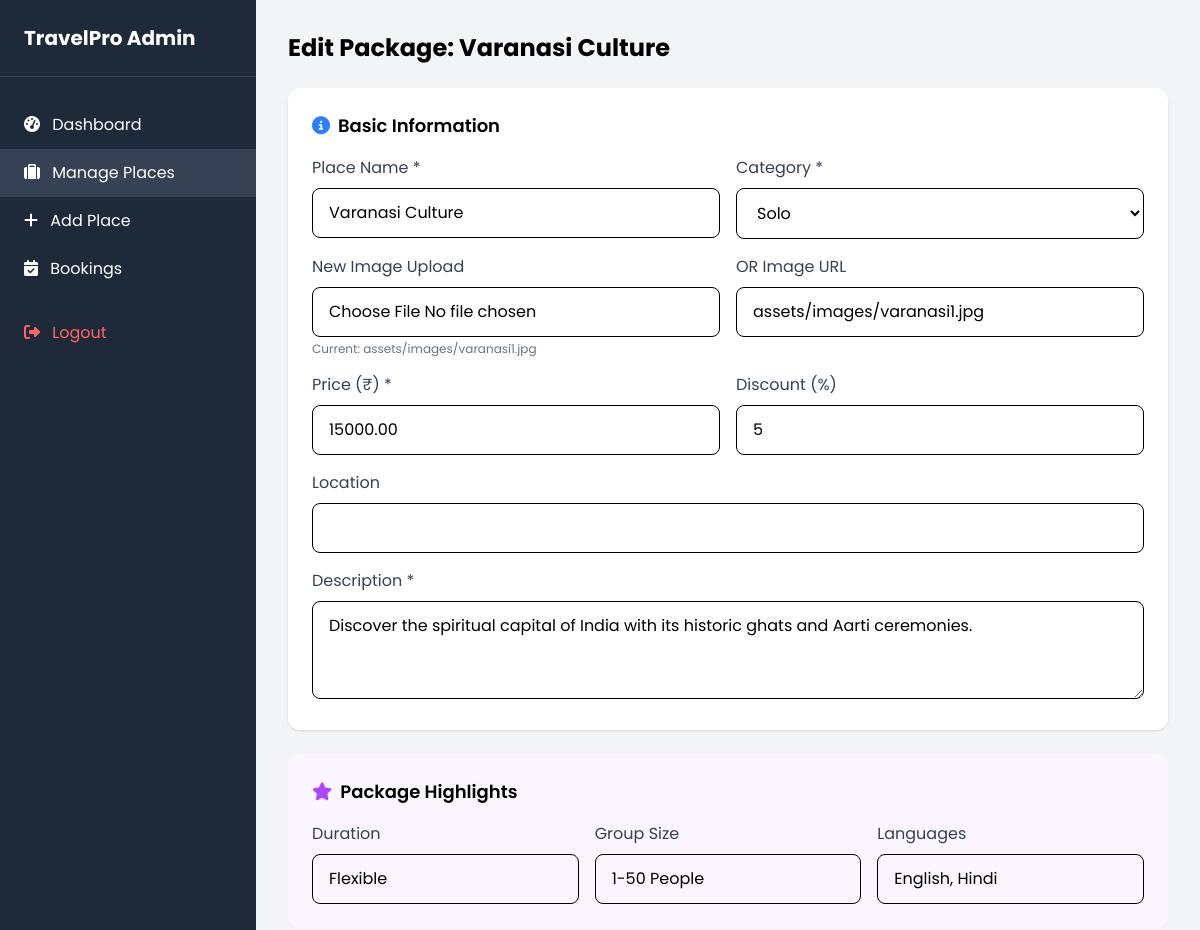
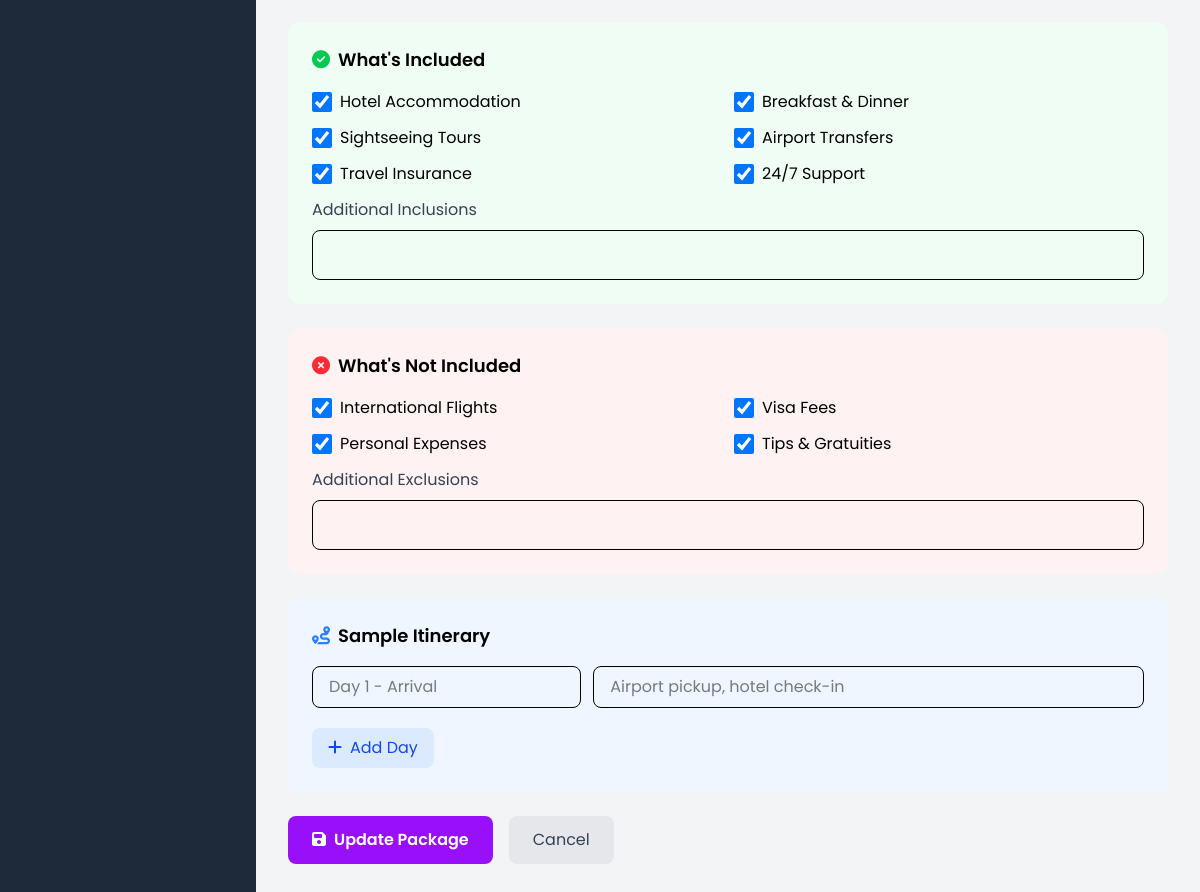
The app's page /admin/edit_place.php?id=3 (signed in) with its own data (2 pictures, top to bottom).
### tables this page shows
CREATE TABLE places (
    id INT AUTO_INCREMENT PRIMARY KEY,
    name VARCHAR(255) NOT NULL,
    image_path VARCHAR(255) NOT NULL,
    image2_path VARCHAR(255) NULL,
    image3_path VARCHAR(255) NULL,
    price DECIMAL(10, 2) NOT NULL,
    category VARCHAR(50) DEFAULT 'General',
    discount_percent INT DEFAULT 0,
    description TEXT NOT NULL,
    location VARCHAR(255),
     
    duration VARCHAR(100) DEFAULT 'Flexible',
    group_size VARCHAR(100) DEFAULT '1-50 People',
    languages VARCHAR(100) DEFAULT 'English, Hindi',
     
    inc_hotel TINYINT(1) DEFAULT 1,
    inc_meals TINYINT(1) DEFAULT 1,
    inc_tours TINYINT(1) DEFAULT 1,
    inc_transfers TINYINT(1) DEFAULT 1,
    inc_insurance TINYINT(1) DEFAULT 1,
    inc_support TINYINT(1) DEFAULT 1,
    inc_custom TEXT,
     
    exc_flights TINYINT(1) DEFAULT 1,
    exc_visa TINYINT(1) DEFAULT 1,
    exc_personal TINYINT(1) DEFAULT 1,
    exc_tips TINYINT(1) DEFAULT 1,
    exc_custom TEXT,
     
    itinerary TEXT,
    created_at TIMESTAMP DEFAULT CURRENT_TIMESTAMP
);

### admin/edit_place.php (the view, shortened to what this page needs)
<?php
include '../config/db.php';
$id = $_GET['id'] ?? null;
$sql = "SELECT * FROM places WHERE id = ?";
$stmt = $conn->prepare($sql);
$stmt->bind_param("i", $id);
$stmt->execute();
$result = $stmt->get_result();
$place = $result->fetch_assoc();
$itinerary = json_decode($place['itinerary'] ?? '[]', true) ?: [];
?>
<!DOCTYPE html>
<html lang="en">
<head>
    <script src="https://cdn.jsdelivr.net/npm/@tailwindcss/browser@4"></script>
    <link rel="stylesheet" href="https://cdnjs.cloudflare.com/ajax/libs/font-awesome/6.4.0/css/all.min.css">
    <link rel="stylesheet" href="../assets/css/style.css">
</head>
<body class="bg-gray-100">
    <div class="flex min-h-screen">
        <aside class="w-64 bg-gray-800 text-white fixed h-full">
            <div class="p-6 border-b border-gray-700">
                <h1 class="text-xl font-bold">TravelPro Admin</h1>
            </div>
            <nav class="mt-6">
                <a href="dashboard.php" class="block px-6 py-3 hover:bg-gray-700"><i class="fas fa-tachometer-alt mr-2"></i> Dashboard</a>
                <a href="manage_places.php" class="block px-6 py-3 bg-gray-700"><i class="fas fa-suitcase mr-2"></i> Manage Places</a>
                <a href="add_place.php" class="block px-6 py-3 hover:bg-gray-700"><i class="fas fa-plus mr-2"></i> Add Place</a>
                <a href="manage_bookings.php" class="block px-6 py-3 hover:bg-gray-700"><i class="fas fa-calendar-check mr-2"></i> Bookings</a>
                <a href="logout.php" class="block px-6 py-3 text-red-400 hover:bg-gray-700 mt-4"><i class="fas fa-sign-out-alt mr-2"></i> Logout</a>
            </nav>
        </aside>
        <div class="ml-64 flex-1 p-8">
            <h1 class="text-2xl font-bold mb-6">Edit Package: <?php echo htmlspecialchars($place['name']); ?></h1>
            <form method="POST" enctype="multipart/form-data" class="max-w-4xl">
                <div class="bg-white p-6 rounded-xl shadow mb-6">
                    <h3 class="text-lg font-semibold mb-4"><i class="fas fa-info-circle mr-2 text-blue-500"></i>Basic Information</h3>
                    <div class="grid md:grid-cols-2 gap-4">
                        <div>
                            <label class="block text-gray-700 mb-2">Place Name *</label>
                            <input type="text" name="name" value="<?php echo htmlspecialchars($place['name']); ?>" class="w-full px-4 py-3 border rounded-lg" required>
                        </div>
                        <div>
                            <label class="block text-gray-700 mb-2">Category *</label>
                            <select name="category" class="w-full px-4 py-3 border rounded-lg">
                                <option value="Solo" <?php echo $place['category'] == 'Solo' ? 'selected' : ''; ?>>Solo</option>
                            </select>
                        </div>
                        <div>
                            <label class="block text-gray-700 mb-2">New Image Upload</label>
                            <input type="file" name="image" class="w-full px-4 py-3 border rounded-lg">
                            <p class="text-xs text-gray-500 mt-1">Current: <?php echo htmlspecialchars($place['image_path']); ?></p>
                        </div>
                        <div>
                            <label class="block text-gray-700 mb-2">OR Image URL</label>
                            <input type="url" name="image_url" value="<?php echo htmlspecialchars($place['image_path']); ?>" class="w-full px-4 py-3 border rounded-lg">
                        </div>
                        <div>
                            <label class="block text-gray-700 mb-2">Price (₹) *</label>
                            <input type="number" name="price" value="<?php echo $place['price']; ?>" class="w-full px-4 py-3 border rounded-lg" required>
                        </div>
                        <div>
                            <label class="block text-gray-700 mb-2">Discount (%)</label>
                            <input type="number" name="discount" value="<?php echo $place['discount_percent']; ?>" class="w-full px-4 py-3 border rounded-lg" min="0" max="100">
                        </div>
                        <div class="md:col-span-2">
                            <label class="block text-gray-700 mb-2">Location</label>
                            <input type="text" name="location" value="<?php echo htmlspecialchars($place['location'] ?? ''); ?>" class="w-full px-4 py-3 border rounded-lg">
                        </div>
                        <div class="md:col-span-2">
                            <label class="block text-gray-700 mb-2">Description *</label>
                            <textarea name="description" rows="3" class="w-full px-4 py-3 border rounded-lg" required><?php echo htmlspecialchars($place['description']); ?></textarea>
                        </div>
                    </div>
                </div>
                <div class="bg-purple-50 p-6 rounded-xl mb-6">
                    <h3 class="text-lg font-semibold mb-4"><i class="fas fa-star mr-2 text-purple-500"></i>Package Highlights</h3>
                    <div class="grid md:grid-cols-3 gap-4">
                        <div>
                            <label class="block text-gray-700 mb-2">Duration</label>
                            <input type="text" name="duration" value="<?php echo htmlspecialchars($place['duration'] ?? ''); ?>" class="w-full px-4 py-3 border rounded-lg">
                        </div>
                        <div>
                            <label class="block text-gray-700 mb-2">Group Size</label>
                            <input type="text" name="group_size" value="<?php echo htmlspecialchars($place['group_size'] ?? ''); ?>" class="w-full px-4 py-3 border rounded-lg">
                        </div>
                        <div>
                            <label class="block text-gray-700 mb-2">Languages</label>
                            <input type="text" name="languages" value="<?php echo htmlspecialchars($place['languages'] ?? ''); ?>" class="w-full px-4 py-3 border rounded-lg">
                        </div>
                    </div>
                </div>
                <div class="bg-green-50 p-6 rounded-xl mb-6">
                    <h3 class="text-lg font-semibold mb-4"><i class="fas fa-check-circle mr-2 text-green-500"></i>What's Included</h3>
                    <div class="grid md:grid-cols-2 gap-3">
                        <label class="flex items-center gap-2 cursor-pointer">
                            <input type="checkbox" name="inc_hotel" class="w-5 h-5" <?php echo $place['inc_hotel'] ? 'checked' : ''; ?>> Hotel Accommodation
                        </label>
                        <label class="flex items-center gap-2 cursor-pointer">
                            <input type="checkbox" name="inc_meals" class="w-5 h-5" <?php echo $place['inc_meals'] ? 'checked' : ''; ?>> Breakfast & Dinner
                        </label>
                        <label class="flex items-center gap-2 cursor-pointer">
                            <input type="checkbox" name="inc_tours" class="w-5 h-5" <?php echo $place['inc_tours'] ? 'checked' : ''; ?>> Sightseeing Tours
                        </label>
                        <label class="flex items-center gap-2 cursor-pointer">
                            <input type="checkbox" name="inc_transfers" class="w-5 h-5" <?php echo $place['inc_transfers'] ? 'checked' : ''; ?>> Airport Transfers
                        </label>
                        <label class="flex items-center gap-2 cursor-pointer">
                            <input type="checkbox" name="inc_insurance" class="w-5 h-5" <?php echo $place['inc_insurance'] ? 'checked' : ''; ?>> Travel Insurance
                        </label>
                        <label class="flex items-center gap-2 cursor-pointer">
                            <input type="checkbox" name="inc_support" class="w-5 h-5" <?php echo $place['inc_support'] ? 'checked' : ''; ?>> 24/7 Support
                        </label>
                    </div>
                    <div class="mt-3">
                        <label class="block text-gray-700 mb-2">Additional Inclusions</label>
                        <input type="text" name="inc_custom" value="<?php echo htmlspecialchars($place['inc_custom'] ?? ''); ?>" class="w-full px-4 py-3 border rounded-lg">
                    </div>
                </div>
                <div class="bg-red-50 p-6 rounded-xl mb-6">
                    <h3 class="text-lg font-semibold mb-4"><i class="fas fa-times-circle mr-2 text-red-500"></i>What's Not Included</h3>
                    <div class="grid md:grid-cols-2 gap-3">
                        <label class="flex items-center gap-2 cursor-pointer">
                            <input type="checkbox" name="exc_flights" class="w-5 h-5" <?php echo $place['exc_flights'] ? 'checked' : ''; ?>> International Flights
                        </label>
                        <label class="flex items-center gap-2 cursor-pointer">
                            <input type="checkbox" name="exc_visa" class="w-5 h-5" <?php echo $place['exc_visa'] ? 'checked' : ''; ?>> Visa Fees
                        </label>
                        <label class="flex items-center gap-2 cursor-pointer">
                            <input type="checkbox" name="exc_personal" class="w-5 h-5" <?php echo $place['exc_personal'] ? 'checked' : ''; ?>> Personal Expenses
                        </label>
                        <label class="flex items-center gap-2 cursor-pointer">
                            <input type="checkbox" name="exc_tips" class="w-5 h-5" <?php echo $place['exc_tips'] ? 'checked' : ''; ?>> Tips & Gratuities
                        </label>
                    </div>
                    <div class="mt-3">
                        <label class="block text-gray-700 mb-2">Additional Exclusions</label>
                        <input type="text" name="exc_custom" value="<?php echo htmlspecialchars($place['exc_custom'] ?? ''); ?>" class="w-full px-4 py-3 border rounded-lg">
                    </div>
                </div>
                <div class="bg-blue-50 p-6 rounded-xl mb-6">
                    <h3 class="text-lg font-semibold mb-4"><i class="fas fa-route mr-2 text-blue-500"></i>Sample Itinerary</h3>
                    <div id="itineraryContainer">
                        <?php if (count($itinerary) > 0): ?>
                            <?php foreach ($itinerary as $i => $day): ?>
                            <div class="itinerary-day mb-3 grid grid-cols-12 gap-3">
                                <input type="text" name="itin_title[]" value="<?php echo htmlspecialchars($day['title']); ?>" class="col-span-4 px-4 py-2 border rounded-lg">
                                <input type="text" name="itin_desc[]" value="<?php echo htmlspecialchars($day['description']); ?>" class="col-span-7 px-4 py-2 border rounded-lg">
                                <button type="button" onclick="this.parentElement.remove()" class="col-span-1 px-3 py-2 bg-red-100 text-red-600 rounded-lg hover:bg-red-200"><i class="fas fa-trash"></i></button>
                            </div>
                            <?php endforeach; ?>
                        <?php else: ?>
                            <div class="itinerary-day mb-3 grid grid-cols-12 gap-3">
                                <input type="text" name="itin_title[]" class="col-span-4 px-4 py-2 border rounded-lg" placeholder="Day 1 - Arrival">
                                <input type="text" name="itin_desc[]" class="col-span-8 px-4 py-2 border rounded-lg" placeholder="Airport pickup, hotel check-in">
                            </div>
                        <?php endif; ?>
                    </div>
                    <button type="button" onclick="addItineraryRow()" class="mt-2 px-4 py-2 bg-blue-100 text-blue-700 rounded-lg hover:bg-blue-200">
                        <i class="fas fa-plus mr-2"></i>Add Day
                    </button>
                </div>
                <div class="flex gap-4">
                    <button type="submit" class="px-6 py-3 bg-purple-600 text-white rounded-lg hover:bg-purple-700 font-semibold">
                        <i class="fas fa-save mr-2"></i>Update Package
                    </button>
                    <a href="manage_places.php" class="px-6 py-3 bg-gray-200 text-gray-700 rounded-lg hover:bg-gray-300">Cancel</a>
                </div>
            </form>
        </div>
    </div>
</body>
</html>

### asset/css/style.css (style rules this page uses)
* { font-family: 'Poppins', sans-serif; }

### records on screen
places: name "Varanasi Culture", category "Solo", image_path "assets/images/varanasi1.jpg", image_url "assets/images/varanasi1.jpg", price "15000.00", discount "5", description "Discover the spiritual capital of India with its historic ghats and Aarti ceremonies.", duration "Flexible", group_size "1-50 People", languages "English, Hindi", inc_hotel "☑", inc_meals "☑", inc_tours "☑", inc_transfers "☑", inc_insurance "☑", inc_support "☑", exc_flights "☑", exc_visa "☑", exc_personal "☑", exc_tips "☑"
